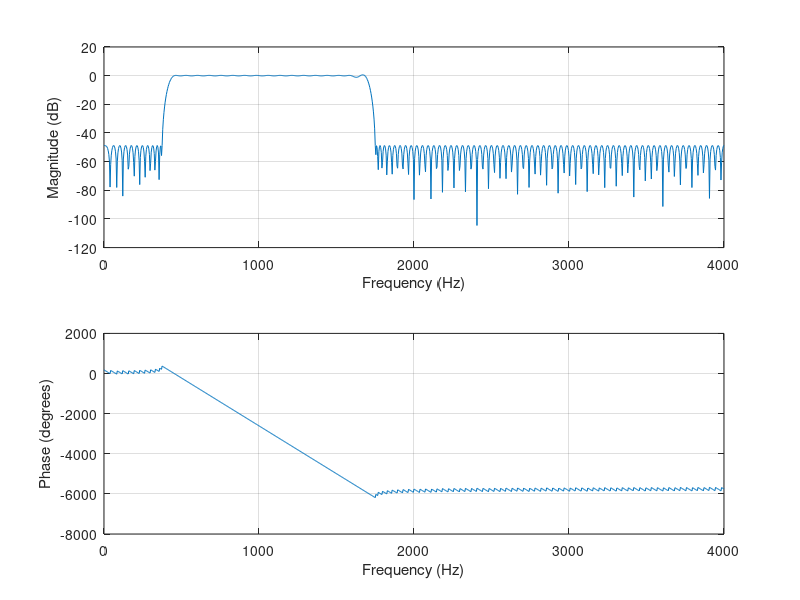

MATLAB code to generate this figure:
% RTDSP LAB 4
% Mattin Mir-Tahmasebi & Ahmed Ibrahim
% Imperial College London 2016 

%%%%%%%%%%%%%%%%%%%%%%%%%%%%%%%%%%%%%%%%%%%%%%%%%%%%%%%%%%%%%%%%%%%%%%%%%%%
%%%%%%%%%%%%%%%%%%%%%%%%%%%%  firpmord  %%%%%%%%%%%%%%%%%%%%%%%%%%%%%%%%%%%
%%%%%%%%%%%%%%%%%%%%%%%%%%%%%%%%%%%%%%%%%%%%%%%%%%%%%%%%%%%%%%%%%%%%%%%%%%%

% Setting the frequencies for the stop/passband cutoffs
freqStop1 = 375;
freqPass1 = 450;
freqPass2 = 1600;
freqStop2 = 1750;

% Specufying the desired amplitudes at the stopbands/passband
% The ampStop values are the amplitudes until the first cutoff and after
% the last cutoff, respectively. ampPass is the amplitude between the 
% 2nd and 3rd cutoff. Between the 1st/2nd and 3rd/4th cutoffs are 
% transition periods where the amplitude is changing so it doesnt make
% sense to specify an amplitude.
ampStop1 = 0;
ampPass = 1;
ampStop2 = 0;

% Specifying the deired amplitude deviation at the stopbands/passband
% Same explanation as aboe for why there are 3 values.
devStop_dB = -48; 
devPass_dB = 0.395; 

% Convering dB to absolute values
devStop1 = 10^(devStop_dB/20);
devPass = (10^(devPass_dB/20)-1)/(10^(devPass_dB/20)+1);
devStop2 = 10^(devStop_dB/20);

% Sampling frequency
fs = 8000;

% Cell array to hold output of firpmord
% n : filter order
% fo : frequency vector
% ao : amplitude response vector
% w : weights
[n, fo, ao, w] = firpmord([freqStop1 freqPass1 freqPass2 freqStop2], ...
        [ampStop1 ampPass ampStop2], [devStop1 devPass devStop2], fs);

%%%%%%%%%%%%%%%%%%%%%%%%%%%%%%%%%%%%%%%%%%%%%%%%%%%%%%%%%%%%%%%%%%%%%%%%%%%
%%%%%%%%%%%%%%%%%%%%%%%%%%%%%%% firpm %%%%%%%%%%%%%%%%%%%%%%%%%%%%%%%%%%%%%
%%%%%%%%%%%%%%%%%%%%%%%%%%%%%%%%%%%%%%%%%%%%%%%%%%%%%%%%%%%%%%%%%%%%%%%%%%%

% row vector of n+1 coefficients of the order n FIR filter whose 
% frequency-amplitude characteristics match those given by vectors f and a
order = n+4;
b = firpm(order, fo, ao, w);

%%%%%%%%%%%%%%%%%%%%%%%%%%%%%%%%%%%%%%%%%%%%%%%%%%%%%%%%%%%%%%%%%%%%%%%%%%%
%%%%%%%%%%%%%%%%%%%%%%%%%%%%%% Output %%%%%%%%%%%%%%%%%%%%%%%%%%%%%%%%%%%%%
%%%%%%%%%%%%%%%%%%%%%%%%%%%%%%%%%%%%%%%%%%%%%%%%%%%%%%%%%%%%%%%%%%%%%%%%%%%

% Save coefficients to a text file 'fir_coefs.txt'
format long e;

formatSpec = '%2.15e';
coefs = num2str(b',formatSpec);
coefs = cellstr(coefs);
data = strjoin(coefs', ', ');

fileID = fopen('H:\RTDSPlab\lab4\RTDSP\fir_coef.txt', 'w');
fprintf(fileID, 'double b[]={');
fprintf(fileID,data);
fprintf (fileID, '};');
fclose(fileID);

% Plotting freq response
freqz(b,1,1024,fs);
